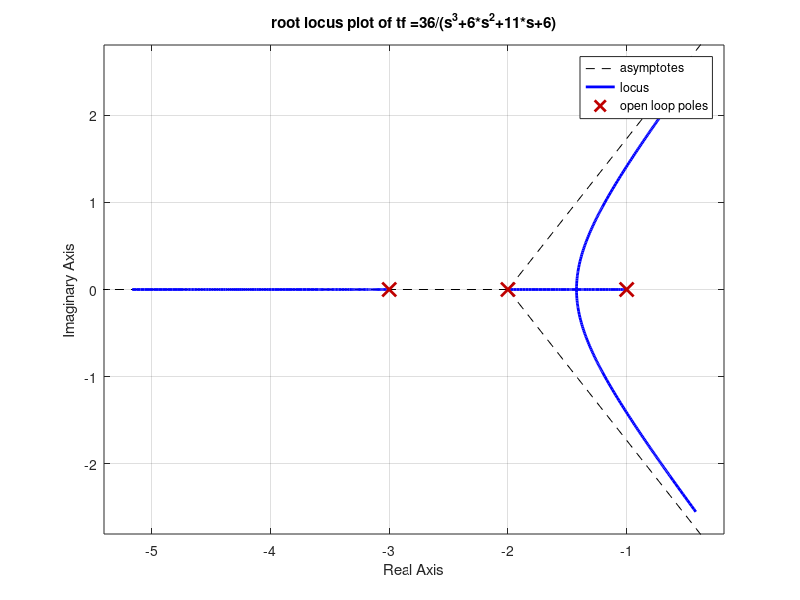
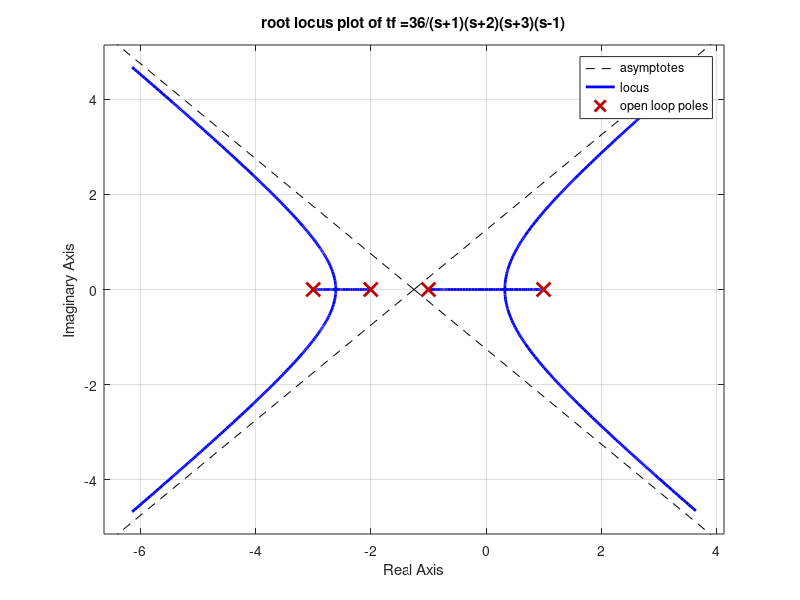
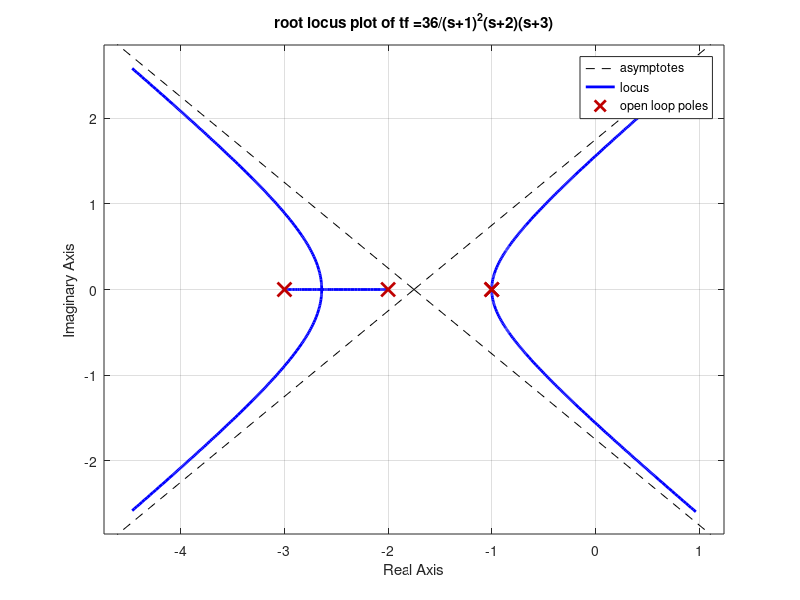
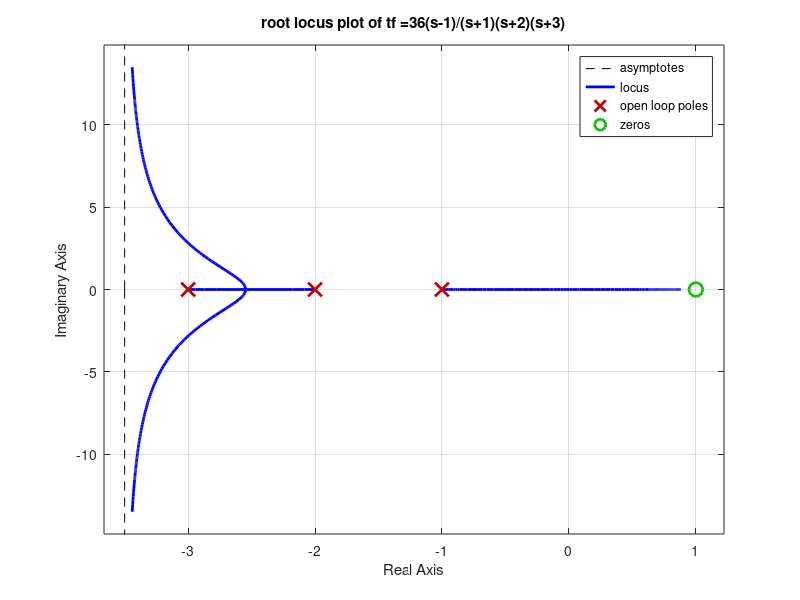

Recreate these plots in MATLAB, in order.
%Effect of open loop poles and zeroes on root locus
%For transfer function gh=36/(s^3+6*s^2+11*s+6)
clc;
clear;
s=tf('s');
p=[1];
q=[1 6 11 6];
k=36;
sys=k*tf(p,q)
figure(1)
rlocus(sys)
grid on;
title('root locus plot of tf =36/(s^3+6*s^2+11*s+6)');

%Effect of Adding Open Loop Poles On Root Locus
%Effect on root locus by adding pole at +1

sys1=sys/(s-1);
figure(2)
rlocus(sys1)
grid on;
title('root locus plot of tf =36/(s+1)(s+2)(s+3)(s-1)');
%Effect on root locus by adding pole at -1
sys2=sys/(s+1);
figure(3)
rlocus(sys2)
grid on;
title('root locus plot of tf =36/(s+1)^2(s+2)(s+3)');

%Effect of Adding Open Loop Zeroes Root Locus
%Effect on root locus by Adding Zero at +1

sys3=sys*(s-1);
figure(4)
rlocus(sys3)
grid on;
title('root locus plot of tf =36(s-1)/(s+1)(s+2)(s+3)');
%Effect on root locus by Adding Zero at -1
sys4=sys*(s+1);
figure(5)
rlocus(sys4)
grid on;
title('root locus plot of tf =36(s+1)/(s+1)(s+2)(s+3)');
